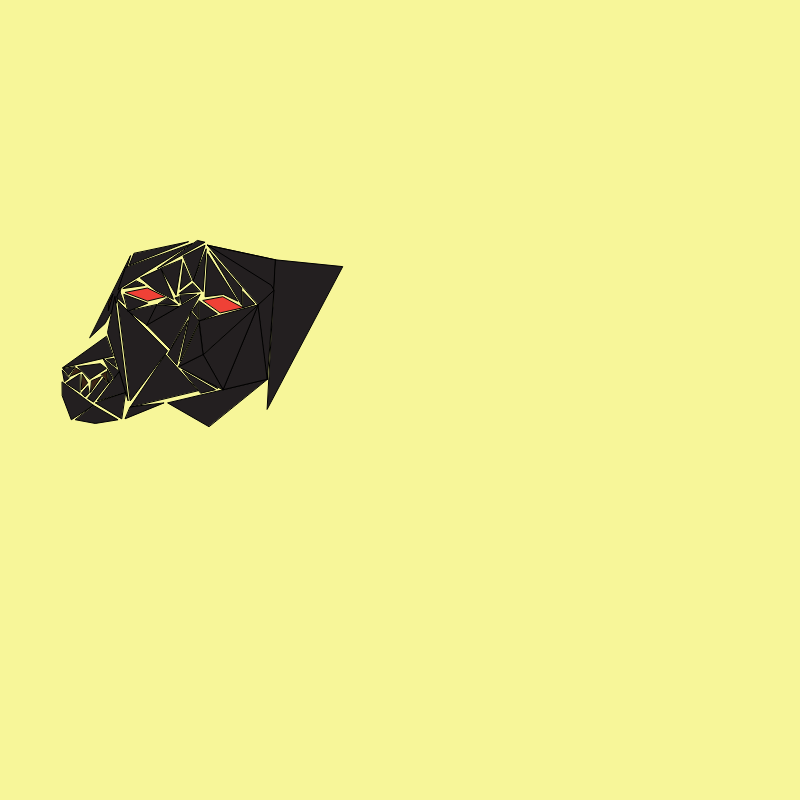
Frame 1 (no input)
Frame 60 (no input): identical to frame 1, image omitted
Frame 120 (the mouse pressed at the canvas centre since frame 60): identical to frame 1, image omitted

The p5.js sketch that drew this single still picture (run headless with seeded random() and noise() and a simulated clock; from frame 60 on, the mouse is pressed at the canvas centre):

// p5.js sketch
// ── sketch.js
function setup(){
    createCanvas(800,800);
}

var var1={
    x:30,
    y:60, 
}

function draw(){
    colorMode(HSB);
    background(59,38,97);

    fill(346.51,10.67,13.74);
    triangle(188.25,241.84,129.13,265.12,133.82,253.67);
    triangle(207.59,245.22,275.73,259.86,274.01,290.23);
    triangle(118.05,300.97,167.61,350.8,130.44,400.64);
    quad(62.3,382.06,93.56,405.43,71.31,419.79,62.3,396);
    triangle(178.87,302.83,174.93,297.96,178.87,296.74);
    triangle(196.51,294.49,181.36,303.97,180,295.3);
    triangle(170.14,349.11,146.77,325.18,199.85,294.49);
    quad(89.9,337.57,105.1,323.49,117.35,300.97,130.44,255.92,146.36,285.92,103.97,295.3,98.91,307.16,93.84,329.12);
    triangle(275.73,259.86,342.74,266.62,267.28,409.09);
    triangle(192.38,243.53,118.05,289.7,125.37,267.74);
    triangle(157.66,268.59,205.05,242.22,197.71,240.53);
    triangle(193.51,280.98,205.05,245.22,183.37,255.92);
    triangle(208.71,426.54,167.61,402.89,267.28,379.24);
    triangle(181.68,367.98,203.08,357.56,217.44,388.25);
    quad(75.54,419.79,95.25,423.45,118.05,419.79,93.56,405.43);
    triangle(258.27,304.77,223.07,389.73,267.28,379.24);
    triangle(203.08,354.46,223.07,389.73,258.27,304.77);
    triangle(258.27,304.77,199.14,320.96,203.08,354.46);
    triangle(178.87,366.57,203.08,354.46,223.07,389.73);
    triangle(258.27,304.77,274.01,290.23,267.28,379.24);
    quad(258.27,304.77,274.01,290.23,271.22,285.2,207.59,245.22);
    line(207.59,245.22,275.73,259.86);
    triangle(106.23,336.44,62.3,367.98,112.98,356.15);
    triangle(62.3,370.42,64.37,381.77,69.06,378.31);
    triangle(74.69,366.95,68.5,375.3,63.15,369.01);
    triangle(79.76,392.19,65.87,383.28,79.76,374.36);
    quad(77.93,366.57,100.41,363.66,106.41,368.38,89.9,379.24);
    triangle(114.96,296.74,128.19,400.92,107.63,332.78);
    triangle(130.44,406.83,164.07,402.89,125.37,418.66);
    triangle(197.71,390.5,165.35,354.46,130.44,406.83);
    quad(103.09,378.31,87.64,398.39,93.56,402.14,107.63,384.31); 
    quad(87.64,386.02,81.45,393.13,85.2,397.07,88.96,393.13);
    quad(173.31,299,160.85,268.59,140.3,277.95,155.22,290.23);
    quad(237.72,300.97,207.59,253.67,205.05,296.74,223.07,294.49);
    triangle(125.37,392.19,95.25,402.89,121.43,418.66);
    triangle(125.37,392.19,119.28,371.4,97.4,400.64);
    triangle(182.44,370.42,215.47,389.73,200.97,393.13);
    triangle(115.99,366.95,106.41,359.44,113.74,358.46);
    triangle(108.85,383.28,112.42,378.31,107.63,369.67);
    triangle(103.09,358.46,119.28,371.4,114.12,378.31);
    triangle(156.8,304.77,178.87,306.62,146.77,325.18);
    triangle(156.8,304.77,146.77,325.18,128.19,311.16);
    triangle(199.14,323.77,203.08,354.46,178.87,366.57);
    triangle(243.06,307.72,254.89,303.97,243.06,291.68);
    triangle(193.51,280.98,203.08,291.68,206.18,249.16);
    triangle(199.14,320.96,217.44,313.92,199.14,300.97);
    triangle(199.14,320.96,190.78,311.16,180,361.03);
    triangle(187.5,320.96,167.61,354.46,176.62,364.79);
    triangle(197.83,302.83,192.38,310.54,197.83,317.39);
    triangle(241.66,304.77,241.66,288.02,209.84,251.13);
    triangle(158.41,303.97,177.56,304.77,167.61,297.96);
    triangle(160.85,268.59,176.05,295.3,181.68,259.86);
    triangle(183.37,263.1,180,289.7,190.98,280.98);
    triangle(192.38,283.51,178.87,293.65,199.85,291.68);
    triangle(124.06,303.97,116.64,297.31,119.27,290.64);
    triangle(135.88,280.98,122.84,288.58,144.72,285.48);
    triangle(128.19,311.16,147.71,303.22,124.06,294.49);


    fill(23.23,65.71,23.48);
    triangle(112.98,294.49,108.34,310.96,108.9,302.23);
    triangle(75.54,367.98,81.45,371.4,70,376.43);
    triangle(82.39,374.36,87.64,382.81,81.45,389.73);
    triangle(91.77,380.65,101.53,376.43,90.65,392.19);
    triangle(101.53,374.36,106.6,371.4,107.63,382.06);
    

    fill(3.44,77.33,93.76);
    quad(203.08,300.4,222.79,296.74,243.06,307.72,220.54,312.79);
    quad(125.37,292.38,147.33,288.02,165.35,296.74,147.9,300.97);

}


function windowResized(){
    resizeCanvas(windowWidth,windowHeight);
}
